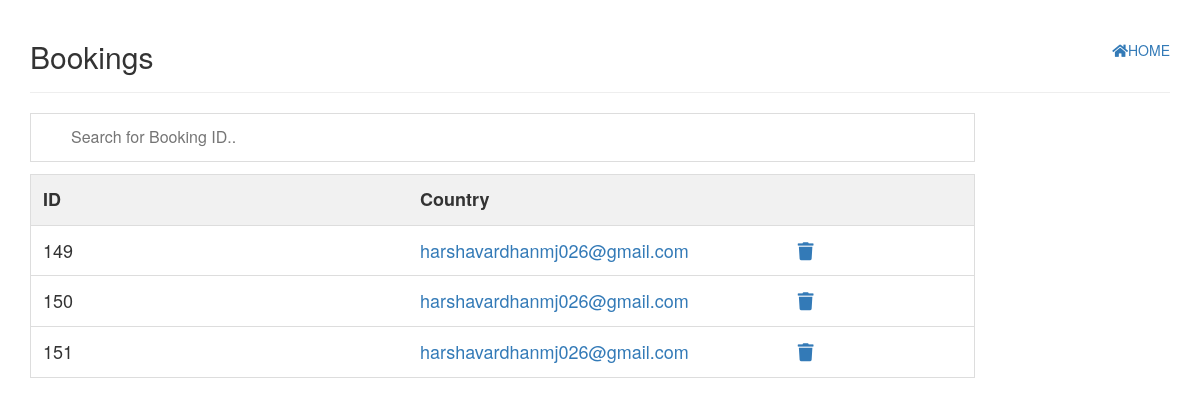
Page /resortadmin/checkbookings/ (signed in) on the committed database.
### booking/models.py (models this page shows, shortened)
class Booking(models.Model):
	adults = models.IntegerField(null=True,blank=True)
	rooms = models.IntegerField(null=True,blank=True)
	email = models.EmailField(max_length=320,null=True,blank=True)
	phone_regex = RegexValidator(regex=r'^\+?1?\d{9,10}$', message="Phone number must be entered in the format: '+999999999'. Up to 10 digits allowed.")
	phone_number = models.CharField(validators=[phone_regex], max_length=10, blank=True, null=True)
	room_type = models.CharField(max_length=120,null=True,blank=True)
	datepicker1 = models.DateField(auto_now=False, auto_now_add=False,null=True)
	datepicker2 = models.DateField(auto_now=False, auto_now_add=False,null=True)

### booking/views.py (the view)
# urls.py: url(r'^resortadmin/checkbookings/$', BookingListView.as_view(), name='checkbookings'),
class BookingListView(LoginRequiredMixin, ListView):
    template_name = "bookinglist.html"
    queryset = Booking.objects.all()

### templates/bookinglist.html (shortened to what this page needs)
{% load staticfiles %}
<!DOCTYPE html>
<html lang="en">
<head>
    <link rel="stylesheet" href="https://maxcdn.bootstrapcdn.com/bootstrap/3.3.7/css/bootstrap.min.css">
    <link rel="stylesheet" href="https://use.fontawesome.com/releases/v5.0.12/css/all.css">
</head>
<body>
    <div class="container">
        <div class="page-header">
            <a style="float:right;" href="/resortadmin/"><i class="fas fa-home"></i>HOME</a>
            <h2>Bookings</h2>
        </div>
        <div class="row">
        <div class="col-sm-10">
        <input type="text" id="myInput" onkeyup="myFunction()" placeholder="Search for Booking ID.." title="Type in a name">
        <table id="myTable">
  <tr class="header">
    <th style="width:40%;">ID</th>
    <th style="width:40%;">Country</th>
    <th style="width:20%;"></th>
  </tr>
  {% for obj in object_list %}
  <tr>
    <td>{{obj.id}}</td>
    <td><a href="{{obj.pk}}/">{{obj.email}}</a></td>
    <td><a href="/resortadmin/deletebooking/{{obj.pk}}/"><i class="fa fa-trash"></i></a></td>
  </tr>
  {% endfor %}
</table>
        </div>
        </div>
        </div>
</body>
</html>

### templates/bookinglist.html (style rules this page uses)
#myInput { background-position: 10px 10px; background-repeat: no-repeat; width: 100%; font-size: 16px; padding: 12px 20px 12px 40px; border: 1px solid #ddd; margin-bottom: 12px; }
#myTable { border-collapse: collapse; width: 100%; border: 1px solid #ddd; font-size: 18px; }
#myTable th, #myTable td { text-align: left; padding: 12px; }
#myTable tr { border-bottom: 1px solid #ddd; }
#myTable tr.header, #myTable tr:hover { background-color: #f1f1f1; }

### rows in the picture
Booking: id "149", email "harshavardhanmj026@gmail.com"
Booking: id "150", email "harshavardhanmj026@gmail.com"
Booking: id "151", email "harshavardhanmj026@gmail.com"
